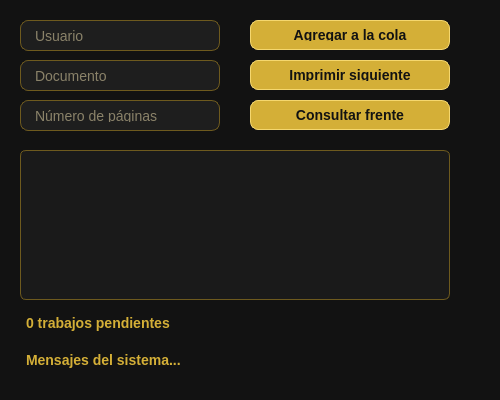
<?xml version="1.0" encoding="UTF-8"?>
<ui version="4.0">
 <class>InterfazImpresion</class>
 <widget class="QDialog" name="InterfazImpresion">
  <property name="geometry">
   <rect>
    <x>0</x>
    <y>0</y>
    <width>500</width>
    <height>400</height>
   </rect>
  </property>
  <property name="windowTitle">
   <string>Cola de Impresión</string>
  </property>
  <property name="styleSheet">
   <string notr="true">/* ==========================================================================
   TEMA PREMIUM NEGRO &amp; DORADO
   ========================================================================== */

QWidget {
    background-color: #121212;
    font-family: &quot;Segoe UI&quot;, &quot;Helvetica Neue&quot;, Arial, sans-serif;
    font-size: 14px;
    color: #E8D9A8;
}

/* ==========================================================================
   ETIQUETAS / QLABEL
   ========================================================================== */

QLabel {
    background-color: transparent;
    color: #D4AF37;
    font-weight: 500;
    padding: 2px;
}

/* Títulos */
QLabel#sectionTitle {
    font-size: 20px;
    font-weight: bold;
    color: #F5D76E;
    padding-bottom: 10px;
}

/* ==========================================================================
   CAMPOS DE TEXTO / QLINEEDIT
   ========================================================================== */

QLineEdit {
    background-color: #1E1E1E;
    color: #F5E6B3;
    border: 1px solid #6E5A1E;
    border-radius: 8px;
    padding: 8px 12px;
    selection-background-color: #D4AF37;
    selection-color: #121212;
}

QLineEdit:focus {
    border: 2px solid #D4AF37;
    background-color: #252525;
}

QLineEdit:disabled {
    background-color: #1A1A1A;
    color: #666666;
    border: 1px solid #333333;
}

/* ==========================================================================
   BOTONES / QPUSHBUTTON
   ========================================================================== */

QPushButton {
    background-color: #D4AF37;
    color: #121212;
    font-weight: bold;
    border: 1px solid #F5D76E;
    border-radius: 8px;
    padding: 8px 18px;
}

QPushButton:hover {
    background-color: #E6C65C;
    border: 1px solid #FFD700;
}

QPushButton:pressed {
    background-color: #B8941F;
    padding-top: 9px;
    padding-left: 19px;
}

QPushButton:disabled {
    background-color: #3A3A3A;
    color: #777777;
    border: 1px solid #555555;
}

/* ==========================================================================
   COMBOBOX
   ========================================================================== */

QComboBox {
    background-color: #1E1E1E;
    color: #F5E6B3;
    border: 1px solid #6E5A1E;
    border-radius: 8px;
    padding: 6px 10px;
}

QComboBox:hover {
    border: 1px solid #D4AF37;
}

QComboBox::drop-down {
    border: none;
}

/* ==========================================================================
   TABLAS / QTABLEWIDGET
   ========================================================================== */

QTableWidget {
    background-color: #1A1A1A;
    color: #F5E6B3;
    gridline-color: #444444;
    border: 1px solid #6E5A1E;
    border-radius: 6px;
}

QHeaderView::section {
    background-color: #D4AF37;
    color: #121212;
    padding: 6px;
    border: none;
    font-weight: bold;
}

/* ==========================================================================
   SCROLLBAR
   ========================================================================== */

QScrollBar:vertical {
    background: #1A1A1A;
    width: 12px;
    margin: 0;
}

QScrollBar::handle:vertical {
    background: #D4AF37;
    border-radius: 6px;
    min-height: 30px;
}

QScrollBar::handle:vertical:hover {
    background: #F5D76E;
}

QScrollBar::add-line:vertical,
QScrollBar::sub-line:vertical {
    height: 0px;
}

/* ==========================================================================
   GROUPBOX
   ========================================================================== */

QGroupBox {
    color: #D4AF37;
    border: 1px solid #6E5A1E;
    border-radius: 10px;
    margin-top: 12px;
    padding-top: 12px;
    font-weight: bold;
}

QGroupBox::title {
    subcontrol-origin: margin;
    left: 12px;
    padding: 0 6px;
}</string>
  </property>
  <widget class="QLineEdit" name="txt_usuario">
   <property name="geometry">
    <rect>
     <x>20</x>
     <y>20</y>
     <width>200</width>
     <height>31</height>
    </rect>
   </property>
   <property name="placeholderText">
    <string>Usuario</string>
   </property>
  </widget>
  <widget class="QLineEdit" name="txt_documento">
   <property name="geometry">
    <rect>
     <x>20</x>
     <y>60</y>
     <width>200</width>
     <height>31</height>
    </rect>
   </property>
   <property name="placeholderText">
    <string>Documento</string>
   </property>
  </widget>
  <widget class="QLineEdit" name="txt_paginas">
   <property name="geometry">
    <rect>
     <x>20</x>
     <y>100</y>
     <width>200</width>
     <height>31</height>
    </rect>
   </property>
   <property name="placeholderText">
    <string>Número de páginas</string>
   </property>
  </widget>
  <widget class="QPushButton" name="btn_agregar">
   <property name="geometry">
    <rect>
     <x>250</x>
     <y>20</y>
     <width>200</width>
     <height>30</height>
    </rect>
   </property>
   <property name="text">
    <string>Agregar a la cola</string>
   </property>
  </widget>
  <widget class="QPushButton" name="btn_imprimir">
   <property name="geometry">
    <rect>
     <x>250</x>
     <y>60</y>
     <width>200</width>
     <height>30</height>
    </rect>
   </property>
   <property name="text">
    <string>Imprimir siguiente</string>
   </property>
  </widget>
  <widget class="QPushButton" name="btn_consultar">
   <property name="geometry">
    <rect>
     <x>250</x>
     <y>100</y>
     <width>200</width>
     <height>30</height>
    </rect>
   </property>
   <property name="text">
    <string>Consultar frente</string>
   </property>
  </widget>
  <widget class="QTableWidget" name="tbl_trabajos">
   <property name="geometry">
    <rect>
     <x>20</x>
     <y>150</y>
     <width>430</width>
     <height>150</height>
    </rect>
   </property>
  </widget>
  <widget class="QLabel" name="lbl_total">
   <property name="geometry">
    <rect>
     <x>20</x>
     <y>310</y>
     <width>200</width>
     <height>25</height>
    </rect>
   </property>
   <property name="text">
    <string>0 trabajos pendientes</string>
   </property>
  </widget>
  <widget class="QLabel" name="lbl_mensajes">
   <property name="geometry">
    <rect>
     <x>20</x>
     <y>340</y>
     <width>430</width>
     <height>40</height>
    </rect>
   </property>
   <property name="text">
    <string>Mensajes del sistema...</string>
   </property>
  </widget>
 </widget>
 <resources/>
 <connections/>
</ui>
